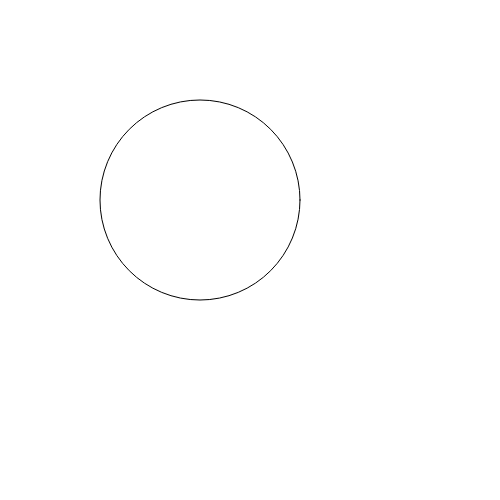
Frame 1 (no input)
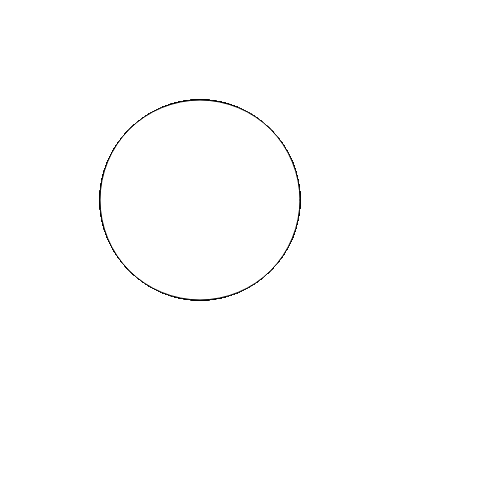
Frame 60 (no input)
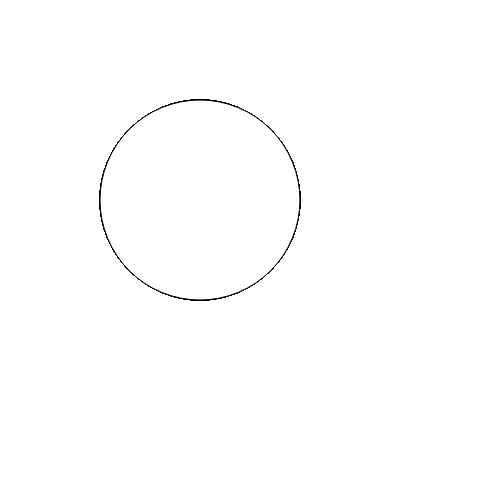
Frame 120 (the mouse pressed at the canvas centre since frame 60)

The p5.js sketch that drew these frames (run headless with seeded random() and noise() and a simulated clock; from frame 60 on, the mouse is pressed at the canvas centre):

// p5.js sketch
// ── sketch.js
function setup() {
  createCanvas(500, 500);
}

function draw() {
ellipse(200,200,200,200);
}
